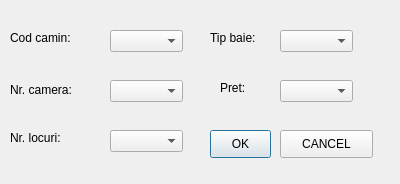
<?xml version="1.0" encoding="UTF-8"?>
<ui version="4.0">
 <class>updateCamere</class>
 <widget class="QDialog" name="updateCamere">
  <property name="geometry">
   <rect>
    <x>0</x>
    <y>0</y>
    <width>400</width>
    <height>184</height>
   </rect>
  </property>
  <property name="minimumSize">
   <size>
    <width>400</width>
    <height>184</height>
   </size>
  </property>
  <property name="maximumSize">
   <size>
    <width>400</width>
    <height>184</height>
   </size>
  </property>
  <property name="windowTitle">
   <string>Update Camere</string>
  </property>
  <widget class="QLabel" name="label_3">
   <property name="geometry">
    <rect>
     <x>10</x>
     <y>130</y>
     <width>81</width>
     <height>16</height>
    </rect>
   </property>
   <property name="text">
    <string>Nr. locuri:</string>
   </property>
  </widget>
  <widget class="QLabel" name="label_4">
   <property name="geometry">
    <rect>
     <x>220</x>
     <y>80</y>
     <width>55</width>
     <height>16</height>
    </rect>
   </property>
   <property name="text">
    <string>Pret:</string>
   </property>
  </widget>
  <widget class="QComboBox" name="nrCameraBox">
   <property name="geometry">
    <rect>
     <x>110</x>
     <y>80</y>
     <width>73</width>
     <height>22</height>
    </rect>
   </property>
   <property name="duplicatesEnabled">
    <bool>false</bool>
   </property>
  </widget>
  <widget class="QComboBox" name="tipBaieBox">
   <property name="geometry">
    <rect>
     <x>280</x>
     <y>30</y>
     <width>73</width>
     <height>22</height>
    </rect>
   </property>
   <property name="duplicatesEnabled">
    <bool>false</bool>
   </property>
  </widget>
  <widget class="QComboBox" name="nrLocuriBox">
   <property name="geometry">
    <rect>
     <x>110</x>
     <y>130</y>
     <width>73</width>
     <height>22</height>
    </rect>
   </property>
   <property name="duplicatesEnabled">
    <bool>false</bool>
   </property>
  </widget>
  <widget class="QPushButton" name="okInsert">
   <property name="geometry">
    <rect>
     <x>210</x>
     <y>130</y>
     <width>61</width>
     <height>28</height>
    </rect>
   </property>
   <property name="text">
    <string>OK</string>
   </property>
  </widget>
  <widget class="QLabel" name="label_5">
   <property name="geometry">
    <rect>
     <x>210</x>
     <y>30</y>
     <width>55</width>
     <height>16</height>
    </rect>
   </property>
   <property name="text">
    <string>Tip baie:</string>
   </property>
  </widget>
  <widget class="QPushButton" name="cancelInsert">
   <property name="geometry">
    <rect>
     <x>280</x>
     <y>130</y>
     <width>93</width>
     <height>28</height>
    </rect>
   </property>
   <property name="text">
    <string>CANCEL</string>
   </property>
  </widget>
  <widget class="QComboBox" name="codCaminBox">
   <property name="geometry">
    <rect>
     <x>110</x>
     <y>30</y>
     <width>73</width>
     <height>22</height>
    </rect>
   </property>
   <property name="duplicatesEnabled">
    <bool>false</bool>
   </property>
  </widget>
  <widget class="QLabel" name="label_2">
   <property name="geometry">
    <rect>
     <x>10</x>
     <y>80</y>
     <width>91</width>
     <height>20</height>
    </rect>
   </property>
   <property name="text">
    <string>Nr. camera:</string>
   </property>
  </widget>
  <widget class="QComboBox" name="pretBox">
   <property name="geometry">
    <rect>
     <x>280</x>
     <y>80</y>
     <width>73</width>
     <height>22</height>
    </rect>
   </property>
   <property name="duplicatesEnabled">
    <bool>false</bool>
   </property>
  </widget>
  <widget class="QLabel" name="label">
   <property name="geometry">
    <rect>
     <x>10</x>
     <y>30</y>
     <width>81</width>
     <height>16</height>
    </rect>
   </property>
   <property name="text">
    <string>Cod camin:</string>
   </property>
  </widget>
 </widget>
 <resources/>
 <connections/>
</ui>
